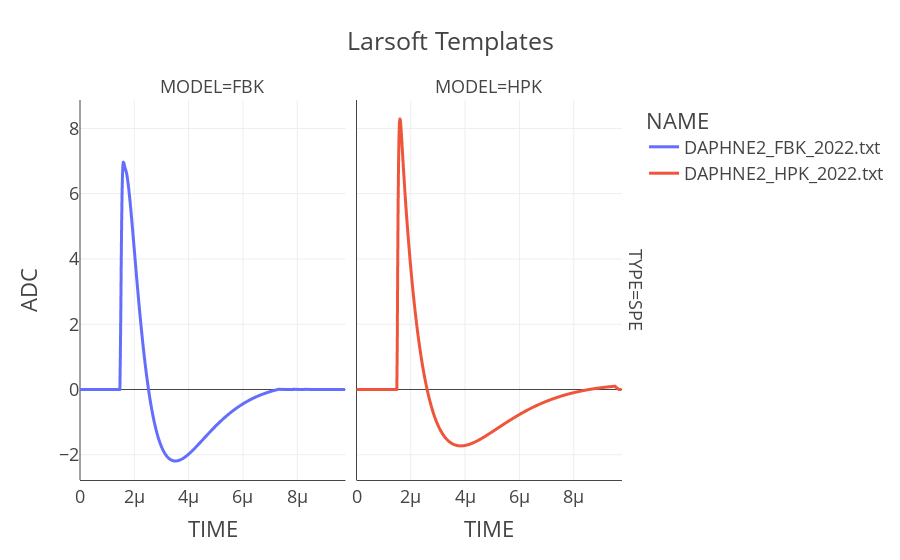

Write notebook code for a chart like this one.
### Code cell
milano_template_dict_list = []
milano_templates_model = os.listdir("../template/MILANO")
for model in milano_templates_model:
    milano_templates = os.listdir("../template/MILANO/"+model)
    for milano_template in milano_templates:
        print("Loading template: {}".format(milano_template))
        this_wvf = np.loadtxt("../template/MILANO/"+model+"/"+milano_template)
        this_wvf = np.concatenate((np.zeros(100),this_wvf))
        this_wvf = np.roll(this_wvf,100-np.argmax(this_wvf))
        # this_wvf = apply_smoothing(this_wvf, 25)

        milano_template_dict = {"INST": "MILANO",
                                "NAME": milano_template,
                                "MODEL": model,
                                "AMP": np.max(this_wvf),
                                "OV": 2,
                                "TYPE": "SPE",
                                "ADC":  this_wvf.tolist(),
                                "TIME": 16e-9*np.arange(len(this_wvf))}
        milano_template_dict_list.append(milano_template_dict)
milano_df = pd.DataFrame(milano_template_dict_list).explode(["ADC","TIME"])
fig = px.line(milano_df[milano_df["TYPE"]=="SPE"],x="TIME",y="ADC",color="NAME",facet_col="MODEL",facet_row="TYPE",title="Larsoft Templates")
fig.update_layout(template="presentation")
fig.update_xaxes(showline=True)
fig.show()

### Figure 1 — Plotly figure (JSON) as saved in the notebook; plotly's stock layout.template omitted (floating-point values rounded to 4 significant figures; data arrays with more than 128 entries replaced by an {"elided": "..."} marker saying what was removed)
{"data": [{"hovertemplate": "NAME=DAPHNE2_FBK_2022.txt<br>TYPE=SPE<br>MODEL=FBK<br>TIME=%{x}<br>ADC=%{y}<extra></extra>", "legendgroup": "DAPHNE2_FBK_2022.txt", "line": {"color": "#636efa", "dash": "solid"}, "marker": {"symbol": "circle"}, "mode": "lines", "name": "DAPHNE2_FBK_2022.txt", "showlegend": true, "type": "scattergl", "x": {"elided": "612 float values"}, "xaxis": "x", "y": {"elided": "612 float values"}, "yaxis": "y"}, {"hovertemplate": "NAME=DAPHNE2_HPK_2022.txt<br>TYPE=SPE<br>MODEL=HPK<br>TIME=%{x}<br>ADC=%{y}<extra></extra>", "legendgroup": "DAPHNE2_HPK_2022.txt", "line": {"color": "#EF553B", "dash": "solid"}, "marker": {"symbol": "circle"}, "mode": "lines", "name": "DAPHNE2_HPK_2022.txt", "showlegend": true, "type": "scattergl", "x": {"elided": "612 float values"}, "xaxis": "x2", "y": {"elided": "612 float values"}, "yaxis": "y2"}], "layout": {"annotations": [{"font": {}, "showarrow": false, "text": "MODEL=FBK", "x": 0.24, "xanchor": "center", "xref": "paper", "y": 1, "yanchor": "bottom", "yref": "paper"}, {"font": {}, "showarrow": false, "text": "MODEL=HPK", "x": 0.74, "xanchor": "center", "xref": "paper", "y": 1, "yanchor": "bottom", "yref": "paper"}, {"font": {}, "showarrow": false, "text": "TYPE=SPE", "textangle": 90, "x": 0.98, "xanchor": "left", "xref": "paper", "y": 0.5, "yanchor": "middle", "yref": "paper"}], "legend": {"title": {"text": "NAME"}, "tracegroupgap": 0}, "title": {"text": "Larsoft Templates"}, "xaxis": {"anchor": "y", "domain": [0, 0.48], "showline": true, "title": {"text": "TIME"}}, "xaxis2": {"anchor": "y2", "domain": [0.5, 0.98], "matches": "x", "showline": true, "title": {"text": "TIME"}}, "yaxis": {"anchor": "x", "domain": [0, 1], "title": {"text": "ADC"}}, "yaxis2": {"anchor": "x2", "domain": [0, 1], "matches": "y", "showticklabels": false}}}
